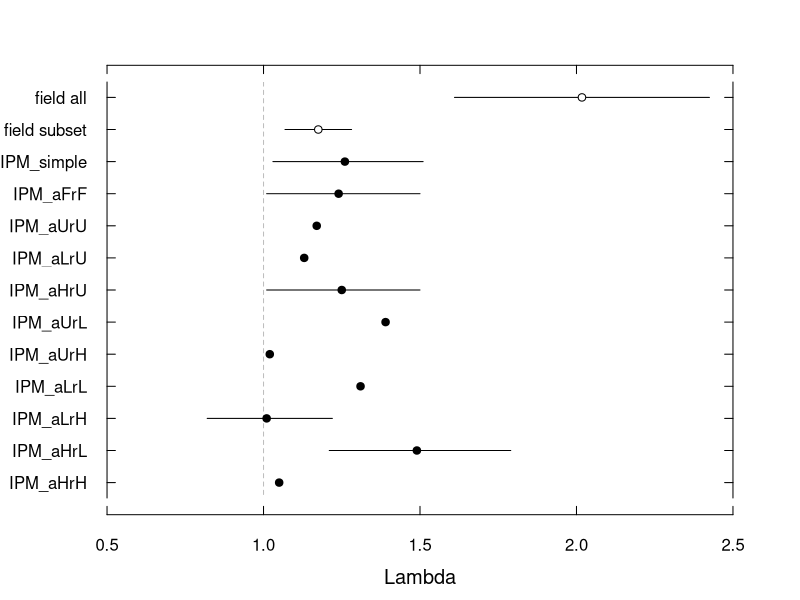
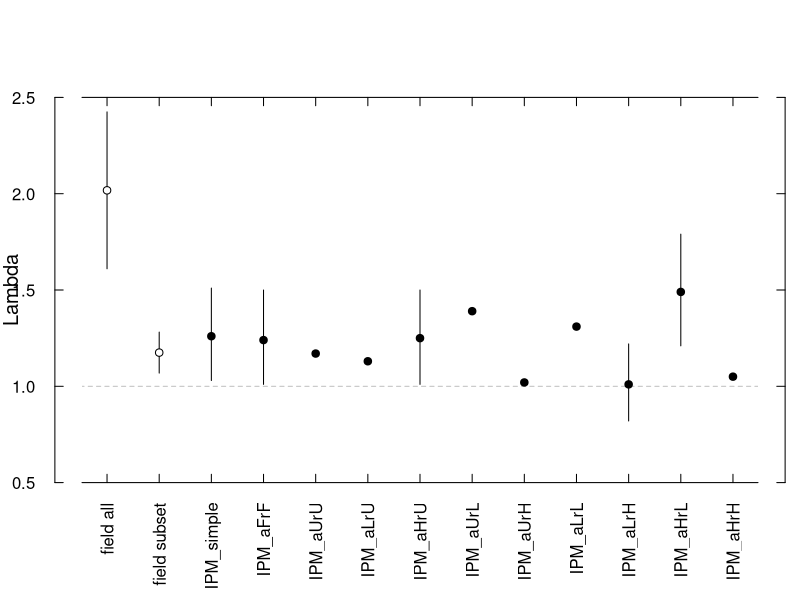

Write R code to recreate these figures, in order.
### Will King
### Ch 3 - population model for B. glandula, IPM

# ---- load data and packages ----
library(scales)

lambdas <- read.csv('ch3_IPM_compare_lambdas.csv', header = T)
lambdas.model <- lambdas[lambdas$type == 'IPM', ]

# ---- adjust data and calculate terms ----

# make continuous variable for easier plotting
lambdas.model$cont <- as.numeric(rownames(lambdas.model))

# calculate field mean and se with all data included
lambda.field.all_mean <- mean(lambdas$lambda[lambdas$type == 'field'])
lambda.field.all_se <- sd(lambdas$lambda[lambdas$type == 'field'])/sqrt(12)
lambda.field.all_serange <- c(lambda.field.all_mean - lambda.field.all_se # lower
                              , lambda.field.all_mean + lambda.field.all_se # upper
)

# calculate field mean and se with lambdas 2.00 or greater excluded (4 points excluded)
lambda.field.subset_mean <- mean(lambdas$lambda[lambdas$type == 'field' & lambdas$lambda < 2])
lambda.field.subset_se <- sd(lambdas$lambda[lambdas$type == 'field'& lambdas$lambda < 2])/sqrt(12)
lambda.field.subset_serange <- c(lambda.field.subset_mean - lambda.field.subset_se # lower
                              , lambda.field.subset_mean + lambda.field.subset_se # upper
)

# ---- plot: vertical style ----

## blank plot
plot(cont ~ lambda
     , data = lambdas.model
     , ylim = c(max(cont), min(cont)-2)
     , xlim = c(0.5, 2.5)
     , type = 'n'
     , axes = F
     , xlab = ''
     , ylab = ''
)

## add line of zero population growth
lines(x = c(1, 1)
      , y = c(min(lambdas.model$cont)-3, max(lambdas.model$cont)+1)
      , col = 'gray'
      , lty = 2
)

# mean and se of all field lambdas
lines(y = c(min(lambdas.model$cont) - 2, min(lambdas.model$cont) - 2)
      , x = c(lambda.field.all_serange[1], lambda.field.all_serange[2])
)
points(y = min(lambdas.model$cont) - 2
       , x = lambda.field.all_mean
       , pch = 21
       , bg = 'white'
)

# mean and se of field lambdas < 2
lines(y = c(min(lambdas.model$cont) - 1, min(lambdas.model$cont) - 1)
      , x = c(lambda.field.subset_serange[1], lambda.field.subset_serange[2])
)
points(y = min(lambdas.model$cont) - 1
       , x = lambda.field.subset_mean
       , pch = 21
       , bg = 'white'
)

## 95% CIs of model lambdas
for (i in min(lambdas.model$cont):max(lambdas.model$cont)){
  lines(y = c(i, i)
        , x = c(lambdas.model$confint95_lower[lambdas.model$cont == i]
                , lambdas.model$confint95_upper[lambdas.model$cont == i])
  )
}

## model lambdas in black
points(cont ~ lambda
       , data = lambdas.model
       , xlim = c(0.5, 2.5)
       , ylim = c(min(cont)-2, max(cont))
       , col = 'black'
       , pch = 19
)


# axes and axes labels
axis(1
     , las = 1
     , pos = max(lambdas.model$cont) + 1
     , tck = 0.02
)
axis(2 
     , at = seq(from = min(lambdas.model$cont) - 3
                , to = max(lambdas.model$cont) + 1
                , by = 1)
     , pos = 0.5
     , tck = 0.02
     , labels = c('', 'field all', 'field subset', as.character(lambdas.model$scenario), '')
     , las = 2
)
axis(3
     , las = 1
     , pos = min(lambdas.model$cont) - 3
     , tck = 0.02
     , labels = F
)

axis(4
     , at = seq(from = min(lambdas.model$cont) - 3
                , to = max(lambdas.model$cont) + 1
                , by = 1)
     , pos = 2.5
     , tck = 0.02
     , labels = F
)


mtext('Lambda'
      , side = 1
      , line = 3.5
      , cex = 1.2
)

# ---- plot: horizontal style ----

## blank plot
plot(lambda ~ cont
     , data = lambdas.model
     , ylim = c(0.5, 2.5)
     , xlim = c(min(cont)-2, max(cont))
     , type = 'n'
     , axes = F
     , xlab = ''
     , ylab = ''
     )

## add line of zero population growth
lines(x = c(min(lambdas.model$cont)-3, max(lambdas.model$cont)+1)
      , y = c(1, 1)
      , col = 'gray'
      , lty = 2
)

# mean and se of all field lambdas
lines(x = c(min(lambdas.model$cont) - 2, min(lambdas.model$cont) - 2)
      , y = c(lambda.field.all_serange[1], lambda.field.all_serange[2])
)
points(x = min(lambdas.model$cont) - 2
       , y = lambda.field.all_mean
       , pch = 21
       , bg = 'white'
)

# mean and se of field lambdas < 2
lines(x = c(min(lambdas.model$cont) - 1, min(lambdas.model$cont) - 1)
      , y = c(lambda.field.subset_serange[1], lambda.field.subset_serange[2])
)
points(x = min(lambdas.model$cont) - 1
       , y = lambda.field.subset_mean
       , pch = 21
       , bg = 'white'
)

## 95% CIs of model lambdas
for (i in min(lambdas.model$cont):max(lambdas.model$cont)){
  lines(x = c(i, i)
        , y = c(lambdas.model$confint95_lower[lambdas.model$cont == i]
                , lambdas.model$confint95_upper[lambdas.model$cont == i])
  )
}

## model lambdas in black
points(lambda ~ cont
       , data = lambdas.model
       , ylim = c(0.5, 2.5)
       , xlim = c(min(cont)-2, max(cont))
       , col = 'black'
       , pch = 19
)


# axes and axes labels
axis(1 
     , at = seq(from = min(lambdas.model$cont) - 3
                , to = max(lambdas.model$cont) + 1
                , by = 1)
     , pos = 0.5
     , tck = 0.02
     , labels = c('', 'field all', 'field subset', as.character(lambdas.model$scenario), '')
     , las = 2
)
axis(2
     , las = 1
     , pos = min(lambdas.model$cont) - 3
     , tck = 0.02
)
axis(3
     , at = seq(from = min(lambdas.model$cont) - 3
                , to = max(lambdas.model$cont) + 1
                , by = 1)
     , pos = 2.5
     , tck = 0.02
     , labels = F
)
axis(4
     , las = 1
     , pos = max(lambdas.model$cont) + 1
     , tck = 0.02
     , labels = F
)


mtext('Lambda'
      , side = 2
      , line = 3
      , cex = 1.2
)
